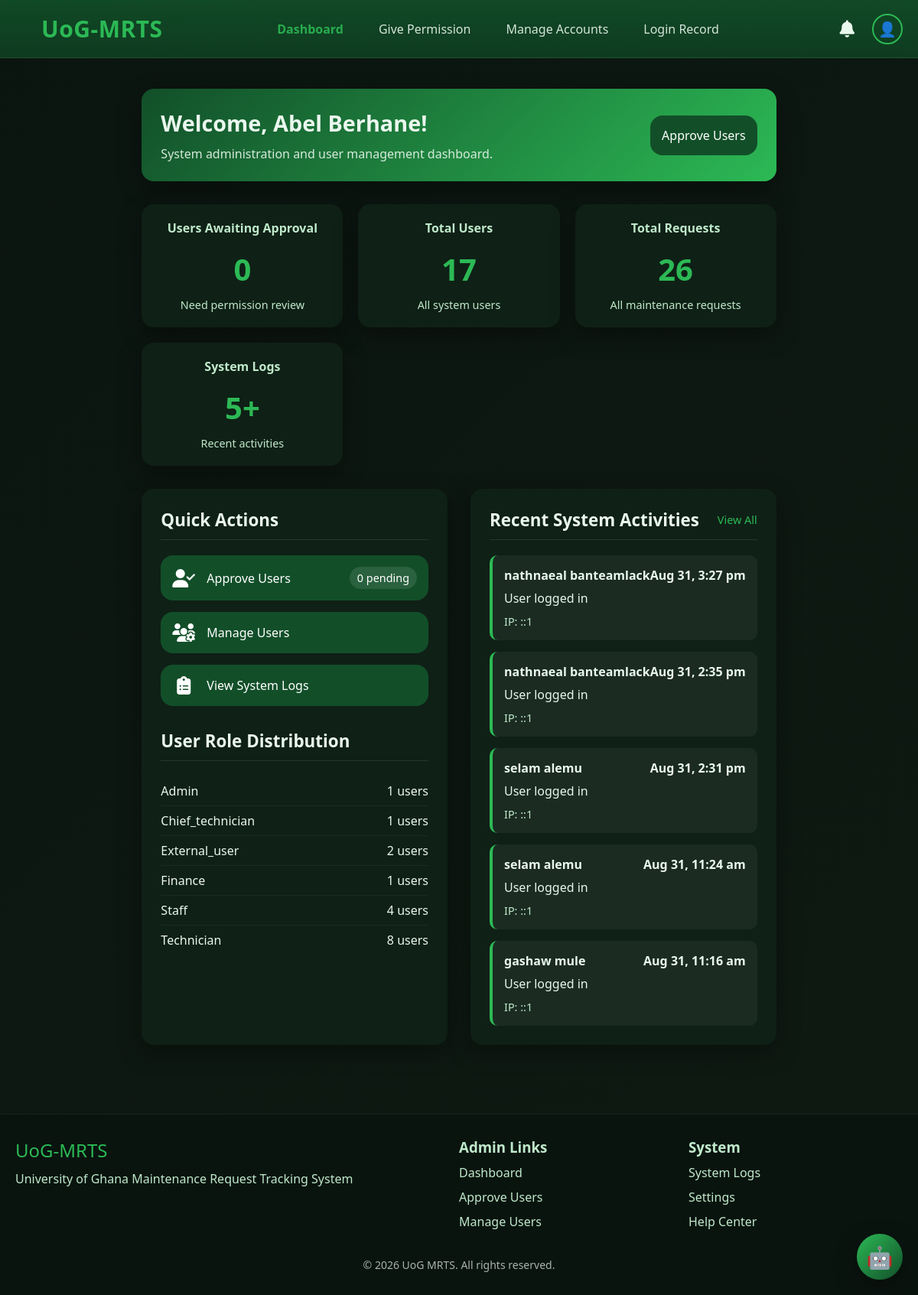
The page /dashboard/admin.php (signed in) on the database its author committed.
### tables this page shows
CREATE TABLE IF NOT EXISTS `users` (
  `id` int NOT NULL AUTO_INCREMENT,
  `fullname` varchar(100) DEFAULT NULL,
  `username` varchar(100) DEFAULT NULL,
  `email` varchar(100) DEFAULT NULL,
  `phone` varchar(20) DEFAULT NULL,
  `telegram` varchar(100) DEFAULT NULL,
  `role` varchar(50) DEFAULT NULL,
  `specialization` varchar(100) DEFAULT NULL,
  `password` varchar(255) DEFAULT NULL,
  `is_approved` tinyint(1) DEFAULT '0',
  `temp_password_flag` tinyint(1) DEFAULT '0',
  `account_status` enum('enabled','disabled') NOT NULL DEFAULT 'enabled',
  `failed_attempts` int NOT NULL DEFAULT '0',
  `last_failed_login` datetime DEFAULT NULL,
  `profile_image` varchar(255) DEFAULT NULL,
  PRIMARY KEY (`id`)
);

CREATE TABLE IF NOT EXISTS `systemlogs` (
  `logId` int NOT NULL AUTO_INCREMENT,
  `userId` int NOT NULL,
  `action` text NOT NULL,
  `ip_address` varchar(45) DEFAULT NULL,
  `timestamp` timestamp NULL DEFAULT CURRENT_TIMESTAMP,
  PRIMARY KEY (`logId`),
  KEY `userId` (`userId`)
);

### dashboard/admin.php (the view, shortened to what this page needs)
<?php
$conn = new mysqli("localhost", "root", "", "test_uog");
$pending_users_query = "SELECT COUNT(*) as count FROM users WHERE is_approved = 0";
$pending_users_result = $conn->query($pending_users_query);
$pending_users = $pending_users_result->fetch_assoc()['count'];
$total_users_query = "SELECT COUNT(*) as count FROM users";
$total_users_result = $conn->query($total_users_query);
$total_users = $total_users_result->fetch_assoc()['count'];
$total_requests_query = "SELECT COUNT(*) as count FROM requests";
$total_requests_result = $conn->query($total_requests_query);
$total_requests = $total_requests_result->fetch_assoc()['count'];
$recent_logs_query = "SELECT sl.*, u.fullname
                      FROM systemlogs sl
                      JOIN users u ON sl.userId = u.id
                      ORDER BY sl.timestamp DESC
                      LIMIT 5";
$recent_logs_result = $conn->query($recent_logs_query);
$recent_logs = [];
while ($row = $recent_logs_result->fetch_assoc()) {
    $recent_logs[] = $row;
}
$role_distribution_query = "SELECT role, COUNT(*) as count FROM users GROUP BY role";
$role_distribution_result = $conn->query($role_distribution_query);
$role_distribution = [];
while ($row = $role_distribution_result->fetch_assoc()) {
    $role_distribution[] = $row;
}
$stmt = $conn->prepare("SELECT profile_image FROM users WHERE id = ?");
$stmt->bind_param("i", $_SESSION['user_id']);
$stmt->execute();
$stmt->bind_result($photo);
$avatar_type = $photo ? "image" : "icon";
$avatar_value = $photo ? "uploads/" . htmlspecialchars($photo) : "👤";
?>
<!DOCTYPE html>
<html lang="en">
<head>
<link rel="stylesheet" href="https://cdnjs.cloudflare.com/ajax/libs/font-awesome/6.4.0/css/all.min.css">
<link rel="stylesheet" href="admin.css">
</head>
<body>
<nav class="nav">
    <div class="nav-inner">
        <div class="brand">
            <div class="brand-badge" aria-hidden="true">
                <svg viewBox="0 0 24 24"></svg>
            </div>
            <span style="font-size: 30px; color: #2CB955;">UoG-MRTS</span>
        </div>
        <div class="nav-links">
          <a href="admin.php" style="color: var(--green-apple); font-weight: bold;">Dashboard</a>
          <a href="admin_approve_users.php">Give Permission</a>
          <a href="admin_manage_users.php">Manage Accounts</a>
          <a href="admin_system_logs.php">Login Record</a>
        </div>
        <div class="nav-right">
            <a href="notifications.php" class="notification-bell">
                 <i class="fas fa-bell"></i>
            </a>
            <div class="profile-container">
                <?php if ($avatar_type === "image"): ?>
                    <img src="<?php echo $avatar_value; ?>" alt="Profile" class="profile-pic">
                <?php else: ?>
                    <div class="profile-icon"><?php echo $avatar_value; ?></div>
                <?php endif; ?>
            </div>
        </div>
    </div>
</nav>
<div class="main-content">
    <div class="dashboard-container">
        <div class="welcome-banner">
            <div class="welcome-text">
                <h2>Welcome, <?php echo htmlspecialchars($_SESSION['fullname'] ?? 'Admin'); ?>!</h2>
                <p>System administration and user management dashboard.</p>
            </div>
            <div class="welcome-actions">
                <a href="admin_approve_users.php" class="action-btn">Approve Users</a>
            </div>
        </div>
        <div class="stats-grid">
            <div class="stat-card">
                <h3>Users Awaiting Approval</h3>
                <p class="stat-number"><?php echo $pending_users; ?></p>
                <p class="stat-desc">Need permission review</p>
            </div>
            <div class="stat-card">
                <h3>Total Users</h3>
                <p class="stat-number"><?php echo $total_users; ?></p>
                <p class="stat-desc">All system users</p>
            </div>
            <div class="stat-card">
                <h3>Total Requests</h3>
                <p class="stat-number"><?php echo $total_requests; ?></p>
                <p class="stat-desc">All maintenance requests</p>
            </div>
            <div class="stat-card">
                <h3>System Logs</h3>
                <p class="stat-number"><?php echo count($recent_logs); ?>+</p>
                <p class="stat-desc">Recent activities</p>
            </div>
        </div>
        <div class="dashboard-sections">
            <div class="action-section">
                <div class="section-header">
                    <h2>Quick Actions</h2>
                </div>
                <div class="action-buttons">
                    <a href="admin_approve_users.php" class="action-btn">
                        <i class="fas fa-user-check"></i>
                        <span>Approve Users</span>
                        <span class="action-info"><?php echo $pending_users; ?> pending</span>
                    </a>
                    <a href="admin_manage_users.php" class="action-btn">
                        <i class="fas fa-users-cog"></i>
                        <span>Manage Users</span>
                    </a>
                    <a href="admin_system_logs.php" class="action-btn">
                        <i class="fas fa-clipboard-list"></i>
                        <span>View System Logs</span>
                    </a>
                </div>
                <div class="section-header" style="margin-top: 30px;">
                    <h2>User Role Distribution</h2>
                </div>
                <div class="role-distribution">
                    <?php foreach($role_distribution as $role): ?>
                    <div class="role-item">
                        <span><?php echo ucfirst($role['role']); ?></span>
                        <span><?php echo $role['count']; ?> users</span>
                    </div>
                    <?php endforeach; ?>
                </div>
            </div>
            <div class="recent-section">
                <div class="section-header">
                    <h2>Recent System Activities</h2>
                    <a href="admin_system_logs.php" class="view-all">View All</a>
                </div>
                <div class="logs-list">
                    <?php if (!empty($recent_logs)): ?>
                        <?php foreach($recent_logs as $log): ?>
                        <div class="log-item">
                            <h4>
                                <span><?php echo htmlspecialchars($log['fullname']); ?></span>
                                <span><?php echo date('M j, g:i a', strtotime($log['timestamp'])); ?></span>
                            </h4>
                            <div class="log-action" title="<?php echo htmlspecialchars($log['action']); ?>">
                                <?php echo htmlspecialchars($log['action']); ?>
                            </div>
                            <div class="log-meta">
                                IP: <?php echo $log['ip_address']; ?>
                            </div>
                        </div>
                        <?php endforeach; ?>
                    <?php else: ?>
                        <p>No recent system activities.</p>
                    <?php endif; ?>
                </div>
            </div>
        </div>
    </div>
</div>
<footer>
    <div class="footer-inner">
        <div>
            <div class="brand-footer">
                <span style="font-size: 24px; color: #2CB955;">UoG-MRTS</span>
            </div>
            <p class="muted">University of Ghana Maintenance Request Tracking System</p>
        </div>
        <div class="muted">
            <h3>Admin Links</h3>
            <a href="admin.php">Dashboard</a>
            <a href="admin_approve_users.php">Approve Users</a>
            <a href="admin_manage_users.php">Manage Users</a>
        </div>
        <div class="muted">
            <h3>System</h3>
            <a href="admin_system_logs.php">System Logs</a>
            <a href="system_settings.php">Settings</a>
            <a href="#">Help Center</a>
        </div>
        <div class="credits">© <span id="year"></span> UoG MRTS. All rights reserved.</div>
    </div>
</footer>
<button id="aiButton">🤖</button>
</body>
</html>

### dashboard/admin.css (style rules this page uses)
:root { --green-apple: #2CB955; --green-dark: #124F29; --bg: #0b1510; --text: #eaf7ee; --muted: #bfe9ca; --card: #0f2016; --shadow: 0 10px 30px rgba(0,0,0,.35); --radius: 16px; }
* { margin: 0; padding: 0; box-sizing: border-box; font-family: 'Segoe UI', Tahoma, Geneva, Verdana, sans-serif; }
body { background: linear-gradient(135deg, var(--bg), #0f1a13); color: var(--text); min-height: 100vh; display: flex; flex-direction: column; }
.nav { position: sticky; top: 0; z-index: 1000; backdrop-filter: saturate(140%) blur(8px); background: linear-gradient(180deg, rgba(18,79,41,.9), rgba(18,79,41,.65)); border-bottom: 1px solid rgba(255,255,255,.06); }
.nav-inner { max-width: 1200px; margin: 0 auto; display: flex; gap: 16px; align-items: center; justify-content: space-between; padding: 14px 20px; }
.brand { display: flex; gap: 10px; align-items: center; font-weight: 800; letter-spacing: .5px; }
.brand-badge svg { width: 24px; height: 24px; fill: white; }
.nav-links { display: flex; gap: 22px; align-items: center; }
.nav-links a { color: var(--text); text-decoration: none; opacity: .9; transition: opacity 0.2s ease; padding: 8px 12px; border-radius: 6px; }
.nav-right { display: flex; gap: 15px; align-items: center; }
.notification-bell { position: relative; color: var(--text); text-decoration: none; font-size: 1.4rem; padding: 8px; border-radius: 50%; transition: background 0.3s; }
.profile-container { position: relative; display: flex; align-items: center; }
.profile-icon { width: 40px; height: 40px; border-radius: 50%; display: flex; align-items: center; justify-content: center; cursor: pointer; font-size: 1.2rem; border: 2px solid var(--green-apple); transition: transform 0.3s, box-shadow 0.3s; }
.main-content { flex: 1; display: flex; align-items: center; justify-content: center; padding: 40px; }
footer { border-top: 1px solid rgba(255,255,255,.06); background: #0a140f; padding: 30px 20px; }
.footer-inner { max-width: 1200px; margin: 0 auto; display: grid; grid-template-columns: 2fr 1fr 1fr; gap: 20px; }
.brand-footer { display: flex; gap: 10px; align-items: center; margin-bottom: 10px; }
.credits { grid-column: 1/-1; opacity: .7; font-size: 14px; text-align: center; padding-top: 16px; }
.muted { color: var(--muted); }
.muted a { color: var(--muted); text-decoration: none; transition: color 0.3s; display: block; margin-top: 10px; }
#aiButton { position: fixed; bottom: 20px; right: 20px; width: 60px; height: 60px; border-radius: 50%; background: linear-gradient(135deg, var(--green-apple), var(--green-dark)); color: white; border: none; cursor: pointer; font-size: 28px; box-shadow: var(--shadow); z-index: 1000; transition: transform 0.2s; }

### rows shown on the page
users: profile_image "👤"
systemlogs: userId.fullname "nathnaeal banteamlack", timestamp "Aug 31, 3:27 pm", action "User logged in", ip_address "::1"
systemlogs: userId.fullname "nathnaeal banteamlack", timestamp "Aug 31, 2:35 pm", action "User logged in", ip_address "::1"
systemlogs: userId.fullname "selam alemu", timestamp "Aug 31, 2:31 pm", action "User logged in", ip_address "::1"
systemlogs: userId.fullname "selam alemu", timestamp "Aug 31, 11:24 am", action "User logged in", ip_address "::1"
systemlogs: userId.fullname "gashaw mule", timestamp "Aug 31, 11:16 am", action "User logged in", ip_address "::1"

### other values the page prints
$_SESSION['fullname'] "Abel Berhane"
$pending_users "0"
$total_users "17"
$total_requests "26"
count($recent_logs) "5"
$role['role'] "Admin"
$role['count'] "1"
$role['role'] "Chief_technician"
$role['role'] "External_user"
$role['count'] "2"
$role['role'] "Finance"
$role['role'] "Staff"
$role['count'] "4"
$role['role'] "Technician"
$role['count'] "8"
